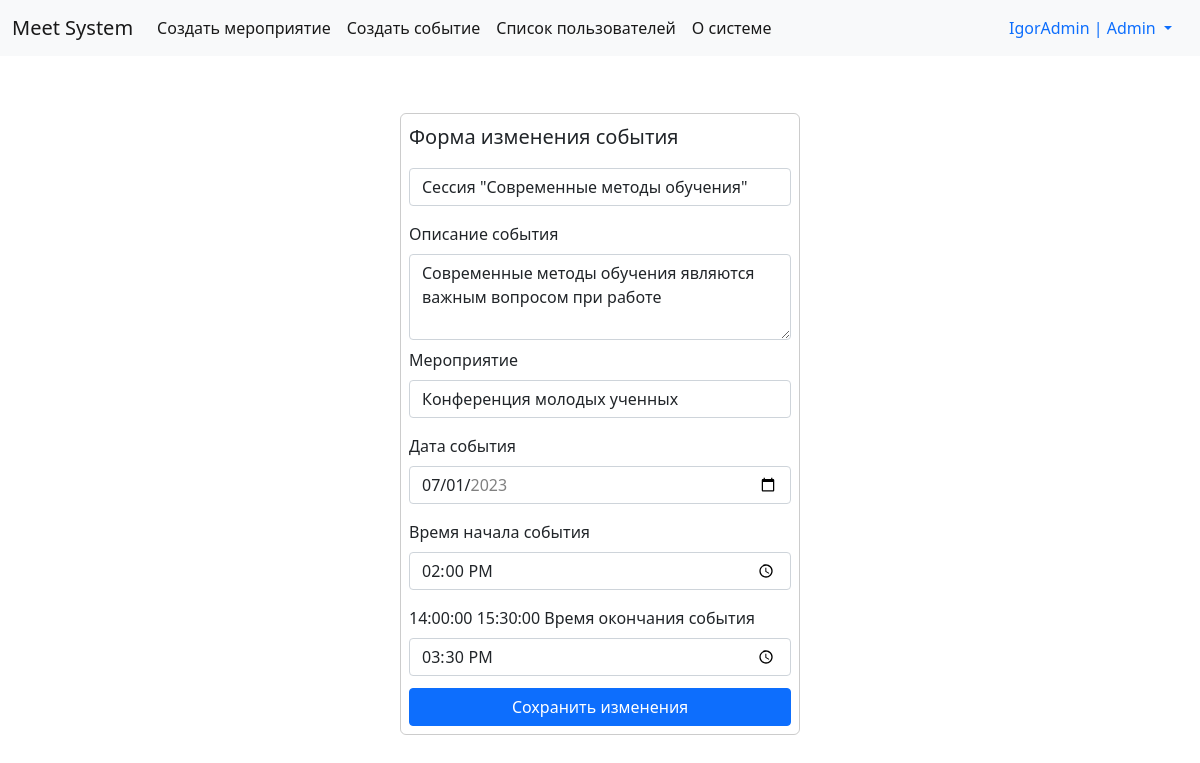
/edit_event/3 (signed in), run on the app's committed database.
### Registration_Login_App/models.py (models this page shows, shortened)
class Profile(models.Model):
    Admin_role_title = "Admin"
    User_role_title = "User"
    role_choices = [
        (Admin_role_title, "Admin"),
        (User_role_title, "User")
    ]
    user = models.OneToOneField(User, on_delete=models.CASCADE)
    role = models.CharField(max_length=5, blank=False, choices=role_choices, default="User")
    user_events = models.ManyToManyField(Event, blank=True)
    is_hidden_on_search_page = models.BooleanField(default=False)
    is_banned = models.BooleanField(default=False)

### MeetingSystem_CRUD/models.py (models this page shows)
class Event(models.Model):
    event_title = models.CharField(max_length=255)
    event_description = models.TextField(blank=False)
    meeting = models.ForeignKey(Meeting, on_delete=models.CASCADE, null=False)
    event_date = models.DateField()
    event_start_time = models.TimeField()
    event_end_time = models.TimeField()
    creation_time = models.DateTimeField(auto_now_add=True)
    update_time = models.DateTimeField(auto_now=True)
    def __str__(self):
        return self.event_title

### MeetingSystem_CRUD/views.py (the view)
# urls.py: path('edit_event/<int:event_pk>', views.edit_event_form, name="edit_event"),
@admin_required
def edit_event_form(request, event_pk):
    event_record = Event.objects.get(pk=int(event_pk))
    if request.method == "GET":
        if "meeting-event-title" in request.GET:
            event_start_time = request.GET["form-meeting-event-start-time-input"]
            event_end_time = request.GET["form-meeting-event-end-time-input"]
            print("!!!!!!!!!!!", len(event_start_time), len(event_end_time))
            print('start time =', request.GET["form-meeting-event-start-time-input"], request.GET["form-meeting-event-end-time-input"], type(request.GET["form-meeting-event-start-time-input"]))
            if len(event_start_time) == 8:
                event_start_time = datetime.strptime(request.GET["form-meeting-event-start-time-input"], '%H:%M:%S').time()
                print('dgdgs', event_start_time)
                event_end_time = datetime.strptime(request.GET["form-meeting-event-end-time-input"], '%H:%M:%S').time()
            elif len(event_start_time) == 5:
                event_start_time = datetime.strptime(str(request.GET["form-meeting-event-start-time-input"]) + ":00",
                                                     '%H:%M:%S').time()
                print('dgdgs', event_start_time)
                event_end_time = datetime.strptime(str(request.GET["form-meeting-event-end-time-input"]) + ":00",
                                                   '%H:%M:%S').time()
            event_record.event_title = request.GET.get('meeting-event-title')
            event_record.event_description = request.GET.get('event-description')
            event_record.meeting = Meeting.objects.filter(pk=request.GET["meeting-select"])[0]
            event_record.event_date = request.GET.get('form-meeting-event-end-date-input')
            event_record.event_start_time = event_start_time
            event_record.event_end_time = event_end_time
            event_record.save()
            return redirect("edit_event", event_pk)
    meeting_records = Meeting.objects.all()
    events_of_the_meeting = Meeting.objects.get(pk=meeting_records[0].pk)
    events_of_the_meeting = events_of_the_meeting.event_set.order_by('event_date', 'event_start_time')
    print('event_record =', event_record, event_pk)
    context = {
        "Meetings": meeting_records,
        "Start_End_Dates": zip(Meeting.objects.values("pk"), Meeting.objects.values("start_date"),
                               Meeting.objects.values("end_date")),
        "Events_of_the_meeting": events_of_the_meeting,
        "event_record_for_edit": event_record,
    }
    return render(request, "MeetingSystem_CRUD/Event_Schedule_App_Edit_Event_page.html", context=context)

### MeetingSystem_CRUD/models.py (called while the page is built)
    def __str__(self):
        return self.meeting_title

### MeetingSystem_CRUD/templatetags/MeetingSystem_CRUD_tags.py (called while the page is built)
@register.simple_tag(name="get-string-time")
def ConvertDjangoTime(django_time):
    return str(django_time)

### MeetingSystem_CRUD/views.py (called while the page is built)
def admin_required(view_function): #, redirect_page_name="main-page"):
    @wraps(view_function)
    def inner_function(request, *args, **kwargs):
        if not request.user.is_authenticated:
            return redirect("main-page")
        else:
            if request.user.profile.role != "Admin":
                return redirect("main-page")
        return view_function(request, *args, **kwargs)
    return inner_function

### templates/MeetingSystem_CRUD/Event_Schedule_App_Edit_Event_page.html (shortened to what this page needs)
{% extends "MeetingSystem_CRUD/Event_Schedule_App_Create_Event_page.html" %}
{% load MeetingSystem_CRUD_tags %}
{% block event_form %}
<form method="GET" id="meeting-event-form" class="meeting-event-form meeting-event-form-border p-2 mt-5">
<label for="form-meeting-event-title-input" class="form-label fs-5 text-center">Форма изменения события</label>
<input type="text" value="{{ event_record_for_edit.event_title }}" placeholder="Название события" id="form-meeting-event-title-input" name="meeting-event-title" class="form-control mt-2 mb-2" required="required">
<label for="Event_Description_input" class="form-label mt-2">Описание события</label>
<textarea class="form-control event_description_textarea" name="event-description" id="Event_Description_input" rows="3" required="required">{{ event_record_for_edit.event_description }}</textarea>
<label for="form-meeting-select" class="form-label mt-2">Мероприятие</label>
<select name="meeting-select" id="form-meeting-select" class="form-control mb-2" onchange="change_date_limits(this);">
    {% for current_meeting in Meetings %}
    {% if event_record_for_edit.meeting == current_meeting %}
        <option value="{{ current_meeting.pk }}" selected>{{ current_meeting }}</option>
    {% else %}
        <option value="{{ current_meeting.pk }}">{{ current_meeting }}</option>
    {% endif %}
    {% endfor %}
</select>
<label for="form-meeting-event-end-date-input" class="form-label mt-2">Дата события</label>
<input type="date" value="{{ event_record_for_edit.event_date|date:'Y-m-d' }}" id="form-meeting-event-end-date-input" onchange="reset_time_on_date_change();" name="form-meeting-event-end-date-input" class="form-control mb-2" required="required">
<label for="form-meeting-event-start-time-input" class="form-label mt-2">Время начала события</label>
<input type="time" value="{{ event_record_for_edit.event_start_time|time:'H:i' }}" onchange="change_end_limit_for_meeting_event_time();" id="form-meeting-event-start-time-input" name="form-meeting-event-start-time-input" class="form-control mb-2" required="required">
    {% get-string-time django_time=event_record_for_edit.event_start_time %}
    {% get-string-time django_time=event_record_for_edit.event_end_time %}
<label for="form-meeting-event-end-time-input" class="form-label mt-2">Время окончания события</label>
<input type="time" value="{{ event_record_for_edit.event_end_time|time:'H:i' }}" id="form-meeting-event-end-time-input" name="form-meeting-event-end-time-input" class="form-control mb-2" required="required">
<input type="submit" name="meeting-creation-form-submit-btn" id="meeting-creation-form-submit-btn" class="btn btn-primary mt-1 w-100" value="Сохранить изменения">
</form>
{% endblock event_form %}

### templates/MeetingSystem_CRUD/Events_Schedule_App_base_template.html (shortened to what this page needs)
<!DOCTYPE html>
{% load static %}
<html>
<head>
	<link rel="stylesheet" type="text/css" href="{% static 'css/Events_Schedule_App_base_template.css' %}">
	<link href="https://cdn.jsdelivr.net/npm/bootstrap@5.1.3/dist/css/bootstrap.min.css" rel="stylesheet">
	<link rel="stylesheet" href="https://cdn.jsdelivr.net/npm/bootstrap-icons@1.10.5/font/bootstrap-icons.css">
</head>
<body>
<nav class="navbar navbar-expand-lg navbar-light bg-light fixed-top">
  <div class="container-fluid">
    <a class="navbar-brand" href="{% url 'main-page' %}">Meet System</a>
    <div class="collapse navbar-collapse" id="navbarNavDropdown">
      <ul class="navbar-nav">
	  	{% if request.user.profile.role == "Admin" %}
        <li class="nav-item">
          <a class="nav-link active" aria-current="page" href="{% url 'create_meeting' %}">Создать мероприятие</a>
        </li>
	  	<li class="nav-item">
          <a class="nav-link active" aria-current="page" href="{% url 'create_event' %}">Создать событие</a>
        </li>
	    {% endif %}
	    {% if request.user.is_authenticated %}
	    <li class="nav-item">
          <a class="nav-link active" href="{% url 'show-users-list' %}">Список пользователей</a>
        </li>
	    {% endif %}
        <li class="nav-item">
          <a class="nav-link active" href="{% url 'about-site' %}">О системе</a>
        </li>
      </ul>
  </div>
  <div class="d-flex user-header-info">
  	<div class="nav-item dropdown">
		{% if request.user.is_authenticated %}
          <a class="nav-link dropdown-toggle mr-5" href="#" id="navbarDropdownMenuLink1" role="button" data-bs-toggle="dropdown" aria-expanded="false">
			  {{ request.user.username }} | {{ request.user.profile.role }}
          </a>
		{% else %}
			<div class="">
				<a class="text-decoration-none text-dark" href="{% url 'login-page' %}">Login</a> | <a class="text-decoration-none text-dark" href="{% url 'register-page' %}"> Register </a>
          </div>
		{% endif %}
        </div>
  </div>
  </div>
</nav>
	{% block main-content %}{% endblock main-content %}
</body>
</html>

### static/css/Events_Schedule_App_base_template.css (style rules this page uses)
* { box-sizing: border-box; padding: 0; margin: 0; }
.meeting-event-form { width: 400px; }
.meeting-form-border, .meeting-event-form-border { border: 1px solid rgba(0, 0, 0, 0.2); border-radius: 6px; }
.event_description_textarea { max-height: 100px; }

### data on the page
Event: meeting-event-title "Сессия \"Современные методы обучения\"", event-description "Современные методы обучения являются важным вопросом при работе", form-meeting-event-end-date-input "07/01/2023", form-meeting-event-start-time-input "14:00", event_start_time "14:00:00", event_end_time "15:30:00", form-meeting-event-end-time-input "15:30"

### other printed values
{{ request.user.username }} "IgorAdmin"
{{ request.user.profile.role }} "Admin"
form field meeting-select "Конференция молодых ученных"
